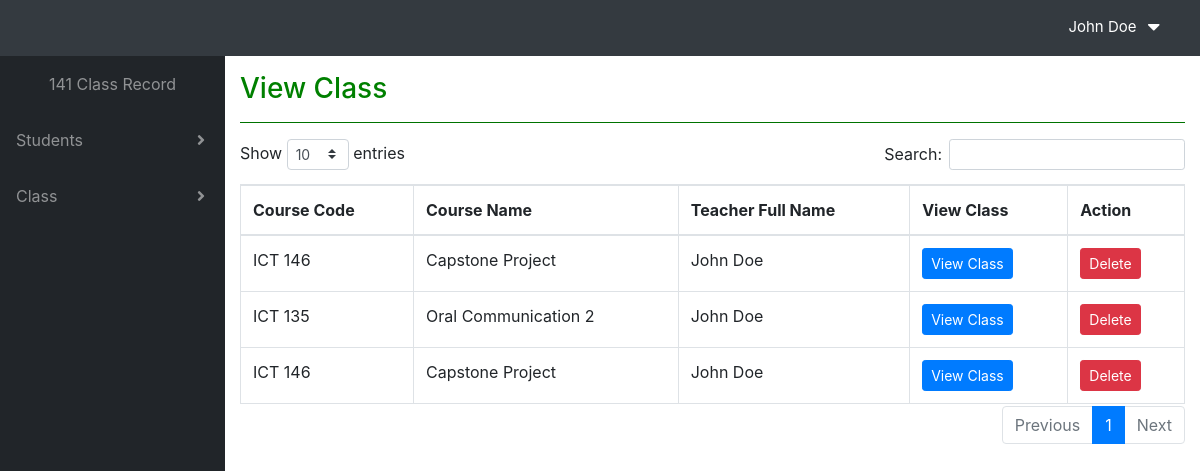
/views/view_class.php (signed in), run on the app's committed database.
### tables this page shows
CREATE TABLE `class` (
  `class_id` int(11) NOT NULL,
  `course_code` varchar(50) NOT NULL,
  `course_name` varchar(50) NOT NULL,
  `teacher_fname` varchar(50) NOT NULL,
  `teacher_lname` varchar(50) NOT NULL
);

### views/view_class.php (the view, shortened to what this page needs)
<!DOCTYPE html>
<html lang="en">
<head>
  <link href="vendor/fontawesome-free/css/all.min.css" rel="stylesheet" type="text/css">
  <link href="vendor/datatables/dataTables.bootstrap4.css" rel="stylesheet">
  <link href="css/sb-admin.css" rel="stylesheet">
</head>
<body id="page-top">
<?php include('include/header.php');?>
  <div id="wrapper">
    <?php include('include/sidebar.php');?>
    <div id="content-wrapper">
      <div class="container-fluid">
    <div>
        <h3 style="color:green">View Class</h3>
          <hr color="green">
    </div>
        <table class="table table-bordered" id="locationTable" width="100%" cellspacing="0">
      <thead>
                <tr>
                     <th>Course Code</th>
                     <th>Course Name</th>
                     <th>Teacher Full Name</th>
                     <th>View Class</th>
                     <th>Action</th>
                </tr>
      </thead>
           <?php
               $conn = connect();
               $result=mysqli_query($conn,"SELECT * FROM class ");
              while ($row=mysqli_fetch_array($result)) {
                ?>
                 <tr>
                  <td><?php echo $row['course_code'];?></td>
                  <td><?php echo $row['course_name'];?></td>
                  <td><?php echo $row['teacher_fname'];?> <?php echo $row['teacher_lname'];?></td>
                  <td><a class="btn btn-primary btn-sm" href="view_student_class.php?view=<?php echo $row['class_id'];?>">View Class</a></td>
                   <td>
                    <a class="btn btn-danger btn-sm" href="../controller/delete_class.php?del=<?php echo $row['class_id'];?>">Delete</a>
                  </td>
                </tr>
            <?php } ?>
       </table>
    <br>
      </div>
    </div>
  </div>
</body>
</html>

### views/include/header.php (shortened to what this page needs)
<nav class="navbar navbar-expand navbar-dark bg-dark static-top">
   <div class="d-none d-md-inline-block ml-auto mr-0 mr-md-3 my-2 my-md-0">
    <ul class="navbar-nav ml-auto ml-md-0">
     <li class="nav-item dropdown no-arrow">
       <a class="nav-link dropdown-toggle" href="#" id="userDropdown" role="button" data-toggle="dropdown" aria-haspopup="true" aria-expanded="false" style="color:white;margin-right:-15px;font-size:15px">
           <?php echo $_SESSION["user_fname"];?> <?php echo $_SESSION["user_lname"];?>
       </a>
     </li>
      <li class="nav-item dropdown no-arrow">
       <a class="nav-link dropdown-toggle" href="#" id="userDropdown" role="button" data-toggle="dropdown" aria-haspopup="true" aria-expanded="false" style="color:white">
           <i class="fa fa-caret-down" style="font-size:20px;margin-left:10px"></i>
       </a>
     </li>
   </ul>
  </div>
 </nav>

### views/include/sidebar.php (shortened to what this page needs)
<ul class="sidebar navbar-nav">
  <?php if($_SESSION['user_type'] == 1) { ?>
      <li class="nav-item">
        <a class="nav-link" href="#">
          <span><center>141 Class Record</center></span>
        </a>
      </li>
       <li class="nav-item dropdown">
        <a class="nav-link dropdown-toggle" href="#" id="pagesDropdown" role="button" data-toggle="dropdown" aria-haspopup="true" aria-expanded="false">
          <span>Students</span>
        </a>
      </li>
      <li class="nav-item dropdown">
        <a class="nav-link dropdown-toggle" href="#" id="pagesDropdown" role="button" data-toggle="dropdown" aria-haspopup="true" aria-expanded="false">
          <span>Class</span>
        </a>
      </li>
   <?php } ?>
  </ul>

### data on the page
class: course_code "ICT 146", course_name "Capstone Project", teacher_fname "John", teacher_lname "Doe"
class: course_code "ICT 135", course_name "Oral Communication 2", teacher_fname "John", teacher_lname "Doe"
class: course_code "ICT 146", course_name "Capstone Project", teacher_fname "John", teacher_lname "Doe"

### other printed values
$_SESSION["user_fname"] "John"
$_SESSION["user_lname"] "Doe"
